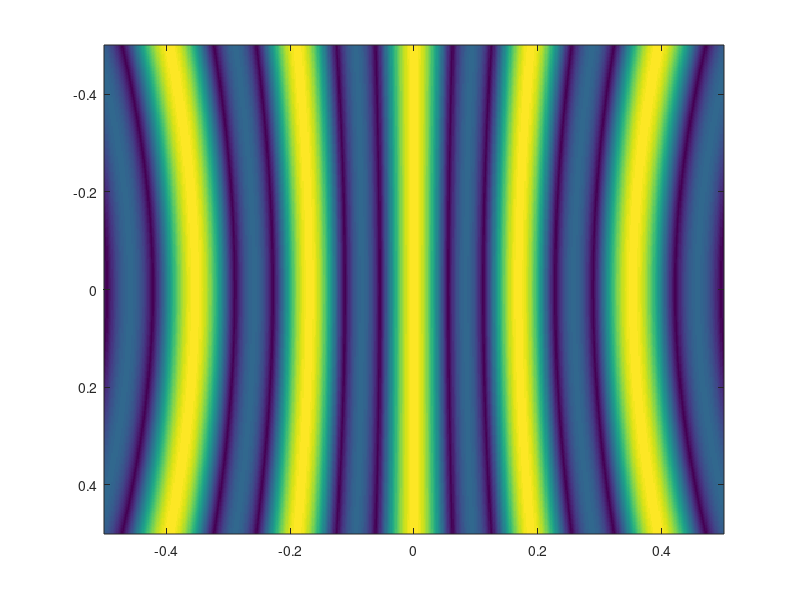

The MATLAB source for this figure:
1;

a1 = [  0    ; 0 ; 0];
a2 = [  3e-10; 0 ; 0];
a3 = [ -3e-10; 0 ; 0];
%a3 = [ 0     ; -3e-10 ; 0];


lambda = 0.5e-10;

L = 1;
R = 1;

k = 2*pi/lambda;

N = 500;

x = linspace(-L/2, L/2, N);
y = linspace(-L/2, L/2, N);
[xx,yy] = meshgrid(x,y);

I1 = exp(1i*k*sqrt((a1(1)-xx).^2 + (a1(2)-yy).^2 + (a1(3)-R).^2));
I2 = exp(1i*k*sqrt((a2(1)-xx).^2 + (a2(2)-yy).^2 + (a2(3)-R).^2));
I3 = exp(1i*k*sqrt((a3(1)-xx).^2 + (a3(2)-yy).^2 + (a3(3)-R).^2));
I = I1+I2+I3;

imagesc([-L/2 L/2], [-L/2 L/2], abs(I));
